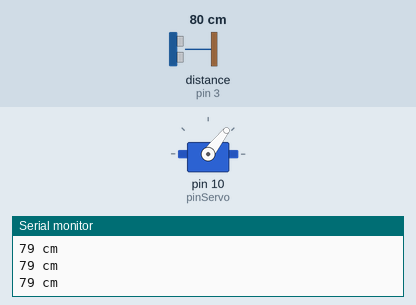
Bench run of a sketch on a simulated Arduino Uno, built with avr-gcc and run on an emulated ATmega328P. On the bench: servo, the last lines printed to the serial monitor. Wiring (inferred from the names in the program): ultrasonic range finder: trigger pin 4; echo pin 3; servo: signal pin 10. The inputs (shaded band) are chosen by the test bench; at power-on: distance to the obstacle (sensor on pin 3) 80 cm. The echo pulse lasts 58.3 µs per cm; servo pulses on a pin are drawn as a servo (544–2400 µs = 0–180°).

Above: at 1.26 s.
1.3 s: distance to the obstacle (sensor on pin 3) set to 2 cm
At 3.76 s:
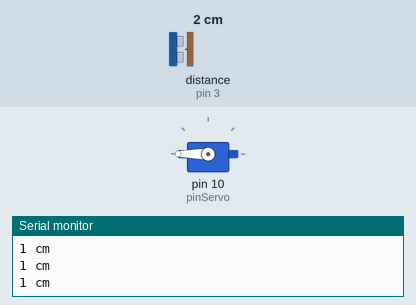
4.3 s: distance to the obstacle (sensor on pin 3) set to 250 cm
At 4.46 s:
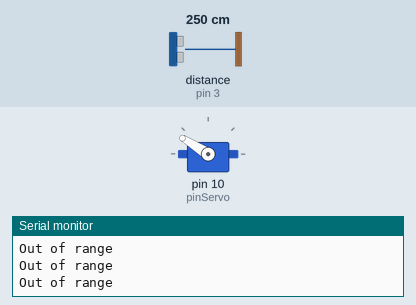
7.3 s: distance to the obstacle (sensor on pin 3) set to 120 cm
At 9.0 s:
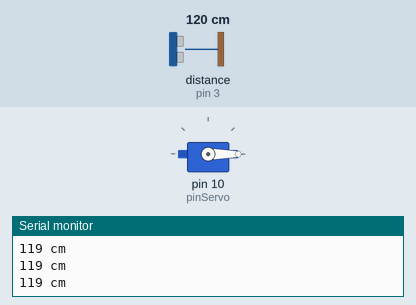
10.3 s: distance to the obstacle (sensor on pin 3) set to 4 cm
13.3 s: distance to the obstacle (sensor on pin 3) set to 18 cm
Timing chart, 0 to 17.3 s (numbered marks = the images above; inputs shaded):
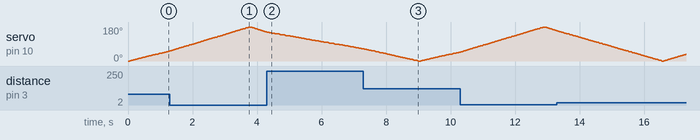

The sketch:

ArduinoCode.ino
```cpp
int trigPin = 4;
int echoPin = 3;
const int pinServo = 10;
int pos = 0;    // variable to store the servo position

void setup() {
  pinMode(trigPin, OUTPUT);
  pinMode(echoPin, INPUT);
  Serial.begin(9600);
  pinMode(pinServo, OUTPUT);
}

void loop() {
  for (pos = 0; pos <= 180; pos += 1) { // goes from 0 degrees to 180 degrees
    // in steps of 1 degree
    //Serial.print(pos);
    angle(pos);              // tell servo to go to position in variable 'pos'
    dist();                  // Calculate the distance to the nearest object
    delay(15);               // waits 15ms for the servo to reach the position
  }
  for (pos = 180; pos >= 0; pos -= 1) { // goes from 180 degrees to 0 degrees
    //Serial.print(pos);
    angle(pos);              // tell servo to go to position in variable 'pos'
    dist();                  // Calculate the distance to the nearest object
    delay(15);               // waits 15ms for the servo to reach the position
  }
}

void angle(int a){
  int highDur, lowDur;
  highDur = map(a, 0, 180, 500, 2600);
  lowDur = 20000 - highDur;

  digitalWrite(pinServo, HIGH);
  delayMicroseconds(highDur);
  digitalWrite(pinServo, LOW);
  delayMicroseconds(lowDur);
}


void dist(){
  long dur, dist = -1;

  digitalWrite(trigPin, HIGH);
  delayMicroseconds(10);
  digitalWrite(trigPin, LOW);

  dur = pulseIn(echoPin, HIGH);
  dist = (dur/2) * 0.0343;

  if(dist >= 200){
    Serial.println("Out of range");
    //Serial.println(" No"); //Print No obstacle near a range of 200 cms at the particular angle.
  }else{
    Serial.print(dist);
    Serial.println(" cm");
    //Serial.println(" Yes"); //Print obstacle within a range of 200 cms at the particular angle.
  }
}
```
